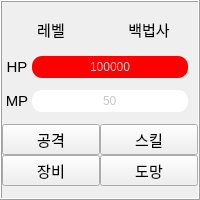
       <widget class="QFrame" name="frame_6">
        <property name="sizePolicy">
         <sizepolicy hsizetype="Expanding" vsizetype="Preferred">
          <horstretch>0</horstretch>
          <verstretch>0</verstretch>
         </sizepolicy>
        </property>
        <property name="minimumSize">
         <size>
          <width>180</width>
          <height>200</height>
         </size>
        </property>
        <property name="maximumSize">
         <size>
          <width>16777215</width>
          <height>200</height>
         </size>
        </property>
        <property name="frameShape">
         <enum>QFrame::Box</enum>
        </property>
        <property name="frameShadow">
         <enum>QFrame::Raised</enum>
        </property>
        <layout class="QGridLayout" name="gridLayout_13">
         <property name="leftMargin">
          <number>0</number>
         </property>
         <property name="topMargin">
          <number>0</number>
         </property>
         <property name="rightMargin">
          <number>0</number>
         </property>
         <property name="bottomMargin">
          <number>0</number>
         </property>
         <property name="spacing">
          <number>0</number>
         </property>
         <item row="2" column="0">
          <layout class="QHBoxLayout" name="horizontalLayout_17">
           <property name="spacing">
            <number>0</number>
           </property>
           <property name="rightMargin">
            <number>10</number>
           </property>
           <item>
            <widget class="QLabel" name="mp_6">
             <property name="sizePolicy">
              <sizepolicy hsizetype="Preferred" vsizetype="Preferred">
               <horstretch>0</horstretch>
               <verstretch>0</verstretch>
              </sizepolicy>
             </property>
             <property name="minimumSize">
              <size>
               <width>30</width>
               <height>0</height>
              </size>
             </property>
             <property name="font">
              <font>
               <pointsize>11</pointsize>
              </font>
             </property>
             <property name="text">
              <string>MP</string>
             </property>
             <property name="scaledContents">
              <bool>true</bool>
             </property>
             <property name="alignment">
              <set>Qt::AlignCenter</set>
             </property>
            </widget>
           </item>
           <item>
            <widget class="QProgressBar" name="mp_wizard_white">
             <property name="styleSheet">
              <string notr="true">QProgressBar{
  background-color: rgb(255, 255, 255);
  color:rgb(200,200,200);
  border-style: none;
  border-bottom-right-radius: 10px;
  border-bottom-left-radius: 10px;
  border-top-right-radius: 10px;
  border-top-left-radius: 10px;
  text-align: center;}
QProgressBar::chunk{
 border-bottom-right-radius: 10px;
 border-bottom-left-radius: 10px;
 border-top-right-radius: 10px;
 border-top-left-radius: 10px;
background-color: rgb(0, 0, 255);
 }</string>
             </property>
             <property name="maximum">
              <number>999999999</number>
             </property>
             <property name="value">
              <number>50</number>
             </property>
             <property name="textDirection">
              <enum>QProgressBar::TopToBottom</enum>
             </property>
             <property name="format">
              <string>%v</string>
             </property>
            </widget>
           </item>
          </layout>
         </item>
         <item row="1" column="0">
          <layout class="QHBoxLayout" name="horizontalLayout_18">
           <property name="spacing">
            <number>0</number>
           </property>
           <property name="rightMargin">
            <number>10</number>
           </property>
           <item>
            <widget class="QLabel" name="hp_6">
             <property name="sizePolicy">
              <sizepolicy hsizetype="Preferred" vsizetype="Preferred">
               <horstretch>0</horstretch>
               <verstretch>0</verstretch>
              </sizepolicy>
             </property>
             <property name="minimumSize">
              <size>
               <width>30</width>
               <height>0</height>
              </size>
             </property>
             <property name="font">
              <font>
               <pointsize>11</pointsize>
              </font>
             </property>
             <property name="text">
              <string>HP</string>
             </property>
             <property name="scaledContents">
              <bool>true</bool>
             </property>
             <property name="alignment">
              <set>Qt::AlignCenter</set>
             </property>
            </widget>
           </item>
           <item>
            <widget class="QProgressBar" name="hp_wizard_white">
             <property name="styleSheet">
              <string notr="true">QProgressBar{
  background-color: rgb(255, 255, 255);
  color:rgb(200,200,200);
  border-style: none;
  border-bottom-right-radius: 10px;
  border-bottom-left-radius: 10px;
  border-top-right-radius: 10px;
  border-top-left-radius: 10px;
  text-align: center;}
QProgressBar::chunk{
 border-bottom-right-radius: 10px;
 border-bottom-left-radius: 10px;
 border-top-right-radius: 10px;
 border-top-left-radius: 10px;
 background-color: rgb(255, 0, 0);
 }</string>
             </property>
             <property name="maximum">
              <number>999999999</number>
             </property>
             <property name="value">
              <number>12423423</number>
             </property>
             <property name="textDirection">
              <enum>QProgressBar::TopToBottom</enum>
             </property>
             <property name="format">
              <string>%v</string>
             </property>
            </widget>
           </item>
          </layout>
         </item>
         <item row="0" column="0">
          <layout class="QHBoxLayout" name="horizontalLayout_19">
           <property name="spacing">
            <number>0</number>
           </property>
           <item>
            <widget class="QLabel" name="lv_wizard_white">
             <property name="minimumSize">
              <size>
               <width>30</width>
               <height>0</height>
              </size>
             </property>
             <property name="maximumSize">
              <size>
               <width>100</width>
               <height>30</height>
              </size>
             </property>
             <property name="font">
              <font>
               <pointsize>11</pointsize>
              </font>
             </property>
             <property name="text">
              <string>레벨</string>
             </property>
             <property name="alignment">
              <set>Qt::AlignCenter</set>
             </property>
            </widget>
           </item>
           <item>
            <widget class="QLabel" name="wizard_white">
             <property name="maximumSize">
              <size>
               <width>16777215</width>
               <height>30</height>
              </size>
             </property>
             <property name="font">
              <font>
               <pointsize>11</pointsize>
              </font>
             </property>
             <property name="text">
              <string>백법사</string>
             </property>
             <property name="alignment">
              <set>Qt::AlignCenter</set>
             </property>
            </widget>
           </item>
          </layout>
         </item>
         <item row="3" column="0">
          <layout class="QGridLayout" name="gridLayout_14">
           <property name="spacing">
            <number>0</number>
           </property>
           <item row="0" column="1">
            <widget class="QPushButton" name="pb_skill_wizard_white">
             <property name="font">
              <font>
               <pointsize>11</pointsize>
              </font>
             </property>
             <property name="text">
              <string>스킬</string>
             </property>
            </widget>
           </item>
           <item row="0" column="0">
            <widget class="QPushButton" name="pb_atk_wizard_white">
             <property name="font">
              <font>
               <pointsize>11</pointsize>
              </font>
             </property>
             <property name="text">
              <string>공격</string>
             </property>
            </widget>
           </item>
           <item row="1" column="0">
            <widget class="QPushButton" name="pb_equip_wizard_white">
             <property name="font">
              <font>
               <pointsize>11</pointsize>
              </font>
             </property>
             <property name="text">
              <string>장비</string>
             </property>
            </widget>
           </item>
           <item row="1" column="1">
            <widget class="QPushButton" name="pb_run_wizard_white">
             <property name="font">
              <font>
               <pointsize>11</pointsize>
              </font>
             </property>
             <property name="text">
              <string>도망</string>
             </property>
            </widget>
           </item>
          </layout>
         </item>
        </layout>
       </widget>
